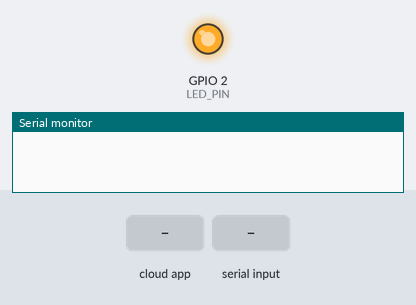
Simulated run of this sketch. Board: ESP8266 (NodeMCU). On the bench: output pins drawn as LEDs (lit = HIGH), the last lines printed to the serial monitor. Inputs (shaded band) come from the test bench. WiFi joins after 1.5 s; servers stay silent unless stated; the local clock reads 2024-03-15 10:24:30 at power-on unless the sketch sets it; no MQTT or app messages arrive unless stated; web services answer with replies made up by the test bench.

Above: at 3.2 s.
3.3 s: the phone or cloud app sets sche to 0
At 5.0 s:
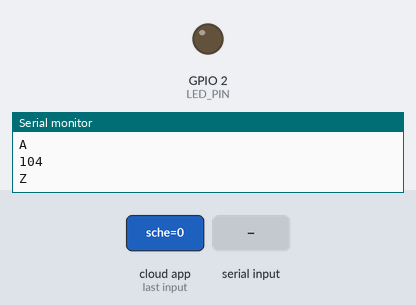
5.6 s: the phone or cloud app sets led to 0
7.8 s: "t" received over Serial
10.1 s: the phone or cloud app sets led to 1
Timing chart, 0 to 13.3 s (numbered marks = the images above; inputs shaded):
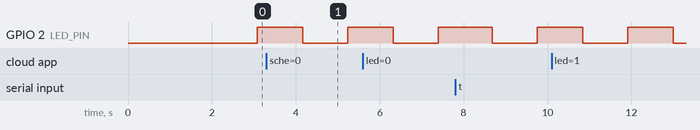

The sketch:

esp_wifi.ino
```cpp
#include <Arduino.h>
#include <ESP8266WiFi.h>
#include <ESP8266HTTPClient.h>
#include <ArduinoJson.h>
#include "Adafruit_MQTT.h"
#include "Adafruit_MQTT_Client.h"

const char* ssid = "";
const char* password = "";

//setup Adafruit
#define AIO_SERVER      "io.adafruit.com"
#define AIO_SERVERPORT  1883
//fill your username
#define AIO_USERNAME    ""
//fill your key
#define AIO_KEY         ""

#define LED_PIN 2

//setup MQTT
WiFiClient client;
Adafruit_MQTT_Client mqtt(&client, AIO_SERVER, AIO_SERVERPORT, AIO_USERNAME, AIO_KEY);

//setup publish
Adafruit_MQTT_Publish sch_pub = Adafruit_MQTT_Publish(&mqtt, AIO_USERNAME "/feeds/sche");
Adafruit_MQTT_Publish led_pub = Adafruit_MQTT_Publish(&mqtt, AIO_USERNAME "/feeds/led");

//setup subcribe
Adafruit_MQTT_Subscribe sch_sub = Adafruit_MQTT_Subscribe(&mqtt, AIO_USERNAME "/feeds/sche", MQTT_QOS_1);
Adafruit_MQTT_Subscribe led_sub = Adafruit_MQTT_Subscribe(&mqtt, AIO_USERNAME "/feeds/led", MQTT_QOS_1);

void schcallback(char* value, uint16_t len) {
  // Chuyển payload thành chuỗi (string)
  // for (int i = 0; i < len; i++) {
  //   message += value[i];
  // }
  // String message = value;
  Serial.println('A');
  Serial.println('h', len);
  Serial.println('Z');
  // if(value[0] == '0') Serial.print('a');
  // if(value[0] == '1') Serial.print('A');
  // digitalWrite(LED_PIN, 1);
}

void lightcallback(char* value, uint16_t len){
  if(value[0] == '0') Serial.print('b');
  if(value[0] == '1') Serial.print('B');
}

int counter = 20;
int led_status = 0;


void setup() {
  Serial.begin(115200);

  WiFi.begin(ssid, password);
  pinMode(LED_PIN, OUTPUT);
  digitalWrite(LED_PIN, 0);
  led_status = 1;
  while (WiFi.status() != WL_CONNECTED) {
    delay(1000);
    // Serial.println("Đang kết nối Wi-Fi...");
  }

  sch_sub.setCallback(schcallback);
  mqtt.subscribe(&sch_sub);


  led_sub.setCallback(lightcallback);
  mqtt.subscribe(&led_sub);

    //connect MQTT
  while (mqtt.connect() != 0){
    mqtt.disconnect();
    delay(500);
  }

  // Serial.println("Đã kết nối Wi-Fi");
  digitalWrite(LED_PIN, 0);
  led_status = 0;
}

void loop() {

  mqtt.processPackets(1);

  if (Serial.available()){
  //   Serial.println("Vao....");
    int msg = Serial.read();
    // if (msg == 'a'){
    //   Serial.println(message);
    //   Serial.println('Z');
    // }
    if (msg == 't'){
      Serial.println('S');
      //lấy dữ liệu giờ quốc tế ngay khi chạy set up (lấy 1 lần duy nhất).
      if (WiFi.status() == WL_CONNECTED) {
        HTTPClient http;
        http.begin(client, "http://worldtimeapi.org/api/timezone/Asia/Ho_Chi_Minh"); // Thay đổi URL nếu cần

        int httpCode = http.GET();

        if (httpCode > 0) {
          String payload = http.getString();
          //Serial.println(payload);

          // Parse JSON
          DynamicJsonDocument doc(1024);
          deserializeJson(doc, payload);
          const char* datetime = doc["datetime"];
          Serial.println(datetime);
          Serial.println('E');
          led_pub.publish("led", 1);
        } else {
          Serial.println("Lỗi HTTP");
        }
        http.end();
      }
    }
  }
  if (counter <= 0){
    counter = 20;
    if (led_status == 1){
      digitalWrite(LED_PIN, 0);
      led_status = 0;
    }
    else {
      digitalWrite(LED_PIN, 1);
      led_status = 1;
    }
  }
  else {
    counter--;
  }
  delay(50); // Lấy thời gian mỗi phút
}
```
